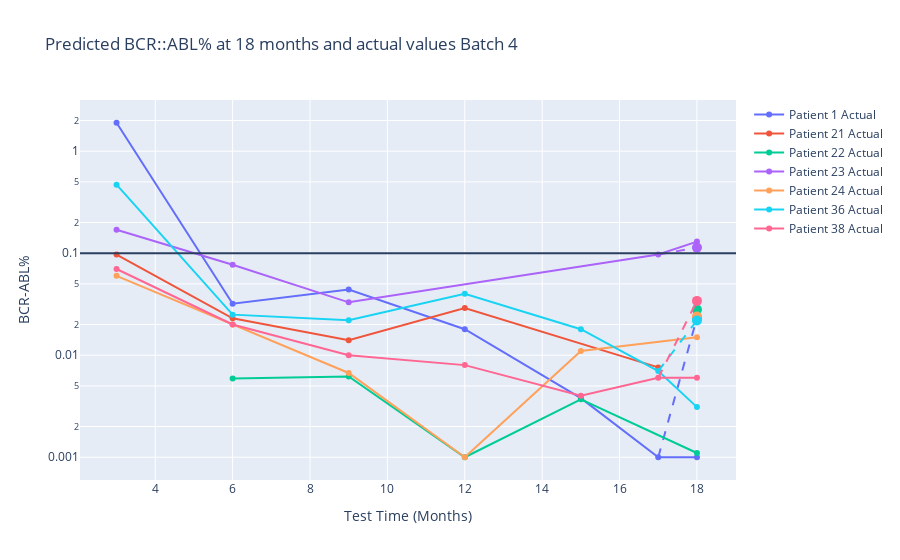

The notebook cell saved with this chart:
### Code cell
import plotly.graph_objects as go
import pandas as pd
import numpy as np
import plotly.express as px

colors = px.colors.qualitative.Plotly  

fig = go.Figure()

for idx, patient in enumerate(merged_data_4['patient_number'].unique()):
    patient_data = merged_data_4[merged_data_4['patient_number'] == patient]
    patient_color = colors[idx % len(colors)]  

    fig.add_trace(go.Scatter(
        x=patient_data['month'], y=patient_data['BCRABL'],
        mode='lines+markers', name=f'Patient {patient} Actual',
        line=dict(color=patient_color), 
        marker=dict(color=patient_color)  
    ))
    
    predicted_data = patient_data[patient_data['month'] == 18]
    if not predicted_data.empty:
        fig.add_trace(go.Scatter(
            x=[18], y=predicted_data['pred'],
            mode='markers', name=f'Patient {patient} Predicted',
            marker=dict(color=patient_color, size=10),  
            showlegend=False  
        ))
        
        before_pred = patient_data[patient_data['month'] < 18].tail(1)
        after_pred = patient_data[patient_data['month'] > 18].head(1)
        
        if not before_pred.empty:
            fig.add_trace(go.Scatter(
                x=[before_pred['month'].values[0], 18],
                y=[before_pred['BCRABL'].values[0], predicted_data['pred'].values[0]],
                mode='lines', line=dict(dash='dash', color=patient_color),
                showlegend=False 
            ))
        if not after_pred.empty:
            fig.add_trace(go.Scatter(
                x=[18, after_pred['month'].values[0]],
                y=[predicted_data['pred'].values[0], after_pred['BCRABL'].values[0]],
                mode='lines', line=dict(dash='dash', color=patient_color),
                showlegend=False  
            ))

fig.update_layout(
    title='Predicted BCR::ABL% at 18 months and actual values Batch 4',
    xaxis_title='Test Time (Months)',
    yaxis_title='BCR-ABL%',
    yaxis_type='log' 
)

fig.update_traces(connectgaps=True)

fig.add_hline(y=0.1)

fig.show()

### Figure 1 — Plotly figure (JSON) as saved in the notebook; plotly's stock layout.template omitted (floating-point values rounded to 4 significant figures)
{"data": [{"connectgaps": true, "line": {"color": "#636EFA"}, "marker": {"color": "#636EFA"}, "mode": "lines+markers", "name": "Patient 1 Actual", "type": "scatter", "x": [3, 6, 9, 12, 15, 17, 18], "y": [1.9, 0.032, 0.044, 0.018, 0.0038, 0.001, 0.001]}, {"connectgaps": true, "marker": {"color": "#636EFA", "size": 10}, "mode": "markers", "name": "Patient 1 Predicted", "showlegend": false, "type": "scatter", "x": [18], "y": [0.02325]}, {"connectgaps": true, "line": {"color": "#636EFA", "dash": "dash"}, "mode": "lines", "showlegend": false, "type": "scatter", "x": [17, 18], "y": [0.001, 0.02325]}, {"connectgaps": true, "line": {"color": "#EF553B"}, "marker": {"color": "#EF553B"}, "mode": "lines+markers", "name": "Patient 21 Actual", "type": "scatter", "x": [3, 6, 9, 12, 15, 17, 18], "y": [0.097, 0.023, 0.014, 0.029, null, 0.0076, null]}, {"connectgaps": true, "marker": {"color": "#EF553B", "size": 10}, "mode": "markers", "name": "Patient 21 Predicted", "showlegend": false, "type": "scatter", "x": [18], "y": [null]}, {"connectgaps": true, "line": {"color": "#EF553B", "dash": "dash"}, "mode": "lines", "showlegend": false, "type": "scatter", "x": [17, 18], "y": [0.0076, null]}, {"connectgaps": true, "line": {"color": "#00CC96"}, "marker": {"color": "#00CC96"}, "mode": "lines+markers", "name": "Patient 22 Actual", "type": "scatter", "x": [3, 6, 9, 12, 15, 17, 18], "y": [null, 0.0059, 0.0062, 0.001, 0.0037, null, 0.0011]}, {"connectgaps": true, "marker": {"color": "#00CC96", "size": 10}, "mode": "markers", "name": "Patient 22 Predicted", "showlegend": false, "type": "scatter", "x": [18], "y": [0.02801]}, {"connectgaps": true, "line": {"color": "#00CC96", "dash": "dash"}, "mode": "lines", "showlegend": false, "type": "scatter", "x": [17, 18], "y": [null, 0.02801]}, {"connectgaps": true, "line": {"color": "#AB63FA"}, "marker": {"color": "#AB63FA"}, "mode": "lines+markers", "name": "Patient 23 Actual", "type": "scatter", "x": [3, 6, 9, 15, 17, 18], "y": [0.17, 0.077, 0.033, null, 0.097, 0.13]}, {"connectgaps": true, "marker": {"color": "#AB63FA", "size": 10}, "mode": "markers", "name": "Patient 23 Predicted", "showlegend": false, "type": "scatter", "x": [18], "y": [0.1134]}, {"connectgaps": true, "line": {"color": "#AB63FA", "dash": "dash"}, "mode": "lines", "showlegend": false, "type": "scatter", "x": [17, 18], "y": [0.097, 0.1134]}, {"connectgaps": true, "line": {"color": "#FFA15A"}, "marker": {"color": "#FFA15A"}, "mode": "lines+markers", "name": "Patient 24 Actual", "type": "scatter", "x": [3, 6, 9, 12, 15, 17, 18], "y": [0.06, 0.02, 0.0067, 0.001, 0.011, null, 0.015]}, {"connectgaps": true, "marker": {"color": "#FFA15A", "size": 10}, "mode": "markers", "name": "Patient 24 Predicted", "showlegend": false, "type": "scatter", "x": [18], "y": [0.024]}, {"connectgaps": true, "line": {"color": "#FFA15A", "dash": "dash"}, "mode": "lines", "showlegend": false, "type": "scatter", "x": [17, 18], "y": [null, 0.024]}, {"connectgaps": true, "line": {"color": "#19D3F3"}, "marker": {"color": "#19D3F3"}, "mode": "lines+markers", "name": "Patient 36 Actual", "type": "scatter", "x": [3, 6, 9, 12, 15, 17, 18], "y": [0.47, 0.025, 0.022, 0.04, 0.018, 0.007, 0.0031]}, {"connectgaps": true, "marker": {"color": "#19D3F3", "size": 10}, "mode": "markers", "name": "Patient 36 Predicted", "showlegend": false, "type": "scatter", "x": [18], "y": [0.02191]}, {"connectgaps": true, "line": {"color": "#19D3F3", "dash": "dash"}, "mode": "lines", "showlegend": false, "type": "scatter", "x": [17, 18], "y": [0.007, 0.02191]}, {"connectgaps": true, "line": {"color": "#FF6692"}, "marker": {"color": "#FF6692"}, "mode": "lines+markers", "name": "Patient 38 Actual", "type": "scatter", "x": [3, 6, 9, 12, 15, 17, 18], "y": [0.07, 0.02, 0.01, 0.008, 0.004, 0.006, 0.006]}, {"connectgaps": true, "marker": {"color": "#FF6692", "size": 10}, "mode": "markers", "name": "Patient 38 Predicted", "showlegend": false, "type": "scatter", "x": [18], "y": [0.0341]}, {"connectgaps": true, "line": {"color": "#FF6692", "dash": "dash"}, "mode": "lines", "showlegend": false, "type": "scatter", "x": [17, 18], "y": [0.006, 0.0341]}], "layout": {"shapes": [{"type": "line", "x0": 0, "x1": 1, "xref": "x domain", "y0": 0.1, "y1": 0.1, "yref": "y"}], "title": {"text": "Predicted BCR::ABL% at 18 months and actual values Batch 4"}, "xaxis": {"title": {"text": "Test Time (Months)"}}, "yaxis": {"title": {"text": "BCR-ABL%"}, "type": "log"}}}
